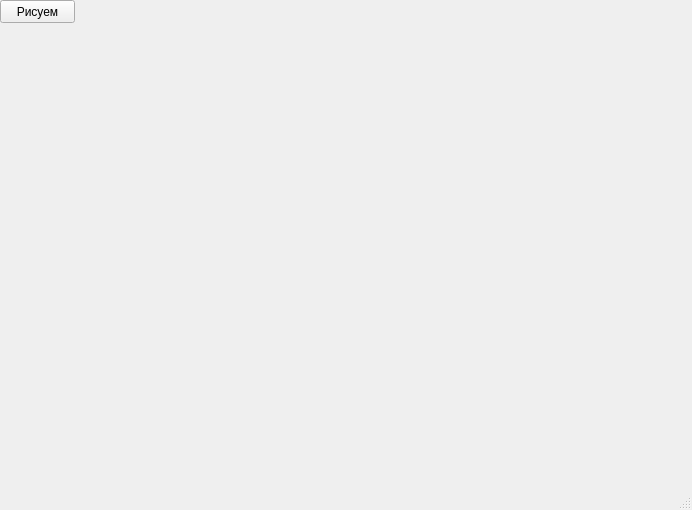
<?xml version="1.0" encoding="UTF-8"?>
<ui version="4.0">
 <class>MainWindow</class>
 <widget class="QMainWindow" name="MainWindow">
  <property name="geometry">
   <rect>
    <x>0</x>
    <y>0</y>
    <width>692</width>
    <height>510</height>
   </rect>
  </property>
  <property name="windowTitle">
   <string>MainWindow</string>
  </property>
  <widget class="QWidget" name="centralwidget">
   <widget class="QPushButton" name="pushButton">
    <property name="geometry">
     <rect>
      <x>0</x>
      <y>0</y>
      <width>75</width>
      <height>23</height>
     </rect>
    </property>
    <property name="text">
     <string>Рисуем</string>
    </property>
   </widget>
  </widget>
  <widget class="QMenuBar" name="menubar">
   <property name="geometry">
    <rect>
     <x>0</x>
     <y>0</y>
     <width>692</width>
     <height>21</height>
    </rect>
   </property>
  </widget>
  <widget class="QStatusBar" name="statusbar"/>
 </widget>
 <resources/>
 <connections/>
</ui>
